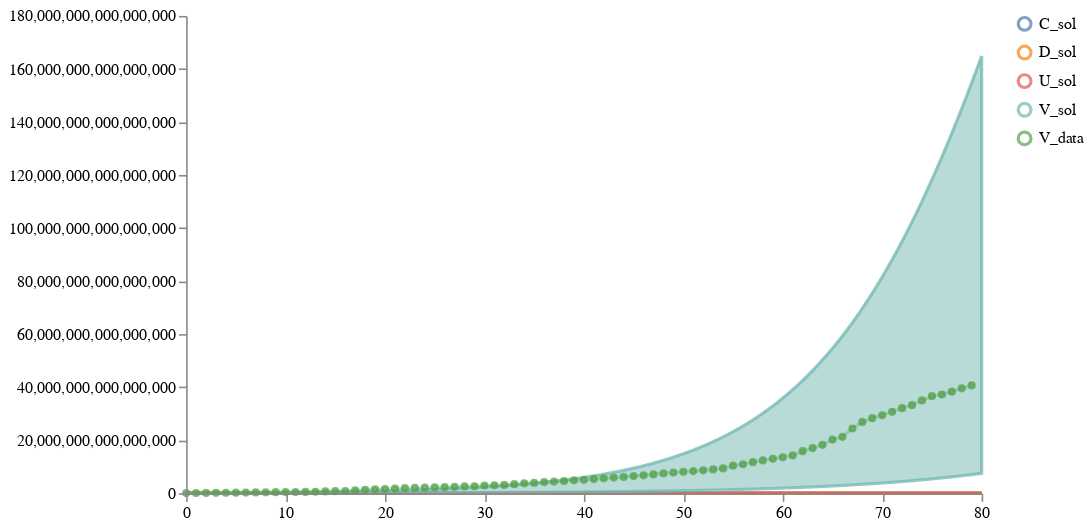

The cell this chart's notebook holds for it:
### Code cell
num_samples = 10
start_time = 0
end_time = 80 #226 # between 10/02/2020 and 01/25/2021
num_timepoints = (end_time-start_time)*10 + 1
timepoints = list(get_tspan(start_time, end_time, num_timepoints).detach().numpy())

prior_samples = load_and_sample_petri_model( SEIVCDU,
    num_samples, timepoints=timepoints, method="dopri5",
                                            visual_options={"title": "3_base", "subset":["I_sol", "E_sol", "V_sol"]}, 
                                            time_unit="days")

# Plot results
schema = plots.trajectories(pd.DataFrame(prior_samples["data"]), subset="V_sol",
                            points=ww_data_train.reset_index(drop=True).rename(columns={"V":"V_data"}))
schema = plots.pad(schema, 5)
plots.ipy_display(schema)

### Figure 1 — Vega specification as saved in the notebook (floating-point values rounded to 4 significant figures; data arrays with more than 128 entries replaced by an {"elided": "..."} marker saying what was removed)
{"$schema": "https://vega.github.io/schema/vega/v5.json", "axes": [{"name": "x_axis", "orient": "bottom", "scale": "xscale", "zindex": 100}, {"name": "y_axis", "orient": "left", "scale": "yscale", "zindex": 100}], "data": [{"name": "distributions", "values": {"elided": "3204 records"}}, {"name": "traces", "transform": [{"expr": "isValid(datum.value)", "type": "filter"}], "values": []}, {"name": "points", "values": [{"sample_id": 0, "timepoint": 0, "trajectory": "V_data", "value": 34250000000000.0}, {"sample_id": 0, "timepoint": 1, "trajectory": "V_data", "value": 74830000000000.0}, {"sample_id": 0, "timepoint": 2, "trajectory": "V_data", "value": 110800000000000.0}, {"sample_id": 0, "timepoint": 3, "trajectory": "V_data", "value": 145500000000000.0}, {"sample_id": 0, "timepoint": 4, "trajectory": "V_data", "value": 178900000000000.0}, {"sample_id": 0, "timepoint": 5, "trajectory": "V_data", "value": 212605525246655}, {"sample_id": 0, "timepoint": 6, "trajectory": "V_data", "value": 251900000000000.0}, {"sample_id": 0, "timepoint": 7, "trajectory": "V_data", "value": 297300000000000.0}, {"sample_id": 0, "timepoint": 8, "trajectory": "V_data", "value": 342400000000000.0}, {"sample_id": 0, "timepoint": 9, "trajectory": "V_data", "value": 384100000000000.0}, {"sample_id": 0, "timepoint": 10, "trajectory": "V_data", "value": 424100000000000.0}, {"sample_id": 0, "timepoint": 11, "trajectory": "V_data", "value": 461900000000000.0}, {"sample_id": 0, "timepoint": 12, "trajectory": "V_data", "value": 498300000000000.0}, {"sample_id": 0, "timepoint": 13, "trajectory": "V_data", "value": 548200000000000.0}, {"sample_id": 0, "timepoint": 14, "trajectory": "V_data", "value": 675643977072622}, {"sample_id": 0, "timepoint": 15, "trajectory": "V_data", "value": 751600000000000.0}, {"sample_id": 0, "timepoint": 16, "trajectory": "V_data", "value": 829899121500651}, {"sample_id": 0, "timepoint": 17, "trajectory": "V_data", "value": 1046000000000000.0}, {"sample_id": 0, "timepoint": 18, "trajectory": "V_data", "value": 1295875135538839}, {"sample_id": 0, "timepoint": 19, "trajectory": "V_data", "value": 1461000000000000.0}, {"sample_id": 0, "timepoint": 20, "trajectory": "V_data", "value": 1592292378295384}, {"sample_id": 0, "timepoint": 21, "trajectory": "V_data", "value": 1741000000000000.0}, {"sample_id": 0, "timepoint": 22, "trajectory": "V_data", "value": 1882566054918674}, {"sample_id": 0, "timepoint": 23, "trajectory": "V_data", "value": 1972000000000000.0}, {"sample_id": 0, "timepoint": 24, "trajectory": "V_data", "value": 2071441710342036}, {"sample_id": 0, "timepoint": 25, "trajectory": "V_data", "value": 2190000000000000.0}, {"sample_id": 0, "timepoint": 26, "trajectory": "V_data", "value": 2284263053733268}, {"sample_id": 0, "timepoint": 27, "trajectory": "V_data", "value": 2401528070828421}, {"sample_id": 0, "timepoint": 28, "trajectory": "V_data", "value": 2539043189426808}, {"sample_id": 0, "timepoint": 29, "trajectory": "V_data", "value": 2623445134633728}, {"sample_id": 0, "timepoint": 30, "trajectory": "V_data", "value": 2868773959451638}, {"sample_id": 0, "timepoint": 31, "trajectory": "V_data", "value": 2991191174214979}, {"sample_id": 0, "timepoint": 32, "trajectory": "V_data", "value": 3129000000000000.0}, {"sample_id": 0, "timepoint": 33, "trajectory": "V_data", "value": 3403912214913465}, {"sample_id": 0, "timepoint": 34, "trajectory": "V_data", "value": 3718000000000000.0}, {"sample_id": 0, "timepoint": 35, "trajectory": "V_data", "value": 3894000000000000.0}, {"sample_id": 0, "timepoint": 36, "trajectory": "V_data", "value": 4190012056978476}, {"sample_id": 0, "timepoint": 37, "trajectory": "V_data", "value": 4379000000000000.0}, {"sample_id": 0, "timepoint": 38, "trajectory": "V_data", "value": 4584996690364133}, {"sample_id": 0, "timepoint": 39, "trajectory": "V_data", "value": 4842715961786298}, {"sample_id": 0, "timepoint": 40, "trajectory": "V_data", "value": 5057017833310725}, {"sample_id": 0, "timepoint": 41, "trajectory": "V_data", "value": 5334255093252734}, {"sample_id": 0, "timepoint": 42, "trajectory": "V_data", "value": 5613459509330455}, {"sample_id": 0, "timepoint": 43, "trajectory": "V_data", "value": 5900675119579128}, {"sample_id": 0, "timepoint": 44, "trajectory": "V_data", "value": 6137835221456338}, {"sample_id": 0, "timepoint": 45, "trajectory": "V_data", "value": 6455786439569586}, {"sample_id": 0, "timepoint": 46, "trajectory": "V_data", "value": 6737865202057693}, {"sample_id": 0, "timepoint": 47, "trajectory": "V_data", "value": 7082040828667748}, {"sample_id": 0, "timepoint": 48, "trajectory": "V_data", "value": 7473588619526592}, {"sample_id": 0, "timepoint": 49, "trajectory": "V_data", "value": 7802169943421971}, {"sample_id": 0, "timepoint": 50, "trajectory": "V_data", "value": 8064264769284555}, {"sample_id": 0, "timepoint": 51, "trajectory": "V_data", "value": 8350528001810362}, {"sample_id": 0, "timepoint": 52, "trajectory": "V_data", "value": 8620926151000598}, {"sample_id": 0, "timepoint": 53, "trajectory": "V_data", "value": 8967823176668702}, {"sample_id": 0, "timepoint": 54, "trajectory": "V_data", "value": 9347385175287846}, {"sample_id": 0, "timepoint": 55, "trajectory": "V_data", "value": 10400775744728212}, {"sample_id": 0, "timepoint": 56, "trajectory": "V_data", "value": 10924150605249734}, {"sample_id": 0, "timepoint": 57, "trajectory": "V_data", "value": 11705167142508414}, {"sample_id": 0, "timepoint": 58, "trajectory": "V_data", "value": 12359300512467032}, {"sample_id": 0, "timepoint": 59, "trajectory": "V_data", "value": 12986780639190464}, {"sample_id": 0, "timepoint": 60, "trajectory": "V_data", "value": 13550907207646232}, {"sample_id": 0, "timepoint": 61, "trajectory": "V_data", "value": 14248041314600788}, {"sample_id": 0, "timepoint": 62, "trajectory": "V_data", "value": 15848276614633882}, {"sample_id": 0, "timepoint": 63, "trajectory": "V_data", "value": 17038987764329418}, {"sample_id": 0, "timepoint": 64, "trajectory": "V_data", "value": 18260590802877810}, {"sample_id": 0, "timepoint": 65, "trajectory": "V_data", "value": 20209504393071680}, {"sample_id": 0, "timepoint": 66, "trajectory": "V_data", "value": 21264574070527824}, {"sample_id": 0, "timepoint": 67, "trajectory": "V_data", "value": 24405223143174390}, {"sample_id": 0, "timepoint": 68, "trajectory": "V_data", "value": 26892652544175644}, {"sample_id": 0, "timepoint": 69, "trajectory": "V_data", "value": 28282864516791200}, {"sample_id": 0, "timepoint": 70, "trajectory": "V_data", "value": 29394041033392708}, {"sample_id": 0, "timepoint": 71, "trajectory": "V_data", "value": 30685003617018490}, {"sample_id": 0, "timepoint": 72, "trajectory": "V_data", "value": 32085327926567616}, {"sample_id": 0, "timepoint": 73, "trajectory": "V_data", "value": 33217196172771584}, {"sample_id": 0, "timepoint": 74, "trajectory": "V_data", "value": 34991952115553804}, {"sample_id": 0, "timepoint": 75, "trajectory": "V_data", "value": 36597766934503620}, {"sample_id": 0, "timepoint": 76, "trajectory": "V_data", "value": 37222723829582630}, {"sample_id": 0, "timepoint": 77, "trajectory": "V_data", "value": 38307418298165540}, {"sample_id": 0, "timepoint": 78, "trajectory": "V_data", "value": 39548322728633350}, {"sample_id": 0, "timepoint": 79, "trajectory": "V_data", "value": 40640493939989390}]}, {"name": "markers", "values": []}, {"name": "selected", "on": [{"remove": true, "trigger": "clear"}, {"remove": true, "trigger": "!shift"}, {"insert": "clicked", "trigger": "!shift && clicked"}, {"toggle": "clicked", "trigger": "shift && clicked"}]}], "height": 300, "legends": [{"encode": {"labels": {"interactive": true, "name": "legendLabel", "update": {"opacity": [{"test": "!length(data('selected')) || indata('selected', 'value', datum.value)", "value": 1}, {"value": 0.25}]}}, "symbols": {"interactive": true, "name": "legendSymbol", "update": {"fill": {"value": "transparent"}, "opacity": [{"test": "!length(data('selected')) || indata('selected', 'value', datum.value)", "value": 0.7}, {"value": 0.15}], "size": {"value": 64}, "strokeWidth": {"value": 2}}}}, "name": "color_legend", "stroke": "color"}], "marks": [{"from": {"facet": {"data": "points", "groupby": "trajectory", "name": "points_split"}}, "marks": [{"encode": {"hover": {"fillOpacity": {"value": 0.9}}, "update": {"fill": {"field": "trajectory", "scale": "color"}, "fillOpacity": [{"test": "!length(data('selected')) || indata('selected', 'value', datum.trajectory)", "value": 0.5}, {"value": 0.15}], "size": {"value": 10}, "stroke": {"field": "trajectory", "scale": "color"}, "strokeOpacity": [{"test": "!length(data('selected')) || indata('selected', 'value', datum.trajectory)", "value": 0.75}, {"value": 0.15}], "strokeWidth": {"value": 2}, "tooltip": {"field": "value"}, "x": {"field": "timepoint", "scale": "xscale"}, "y": {"field": "value", "scale": "yscale"}}}, "from": {"data": "points"}, "name": "_points_symbol", "type": "symbol", "zindex": 3}, {"encode": {"hover": {"fillOpacity": {"value": 0.9}}, "update": {"interpolate": {"value": "linear"}, "stroke": {"field": "trajectory", "scale": "color"}, "strokeOpacity": [{"test": "!length(data('selected')) || indata('selected', 'value', datum.trajectory)", "value": 0.3}, {"value": 0.1}], "strokeWidth": {"value": 2}, "x": {"field": "timepoint", "scale": "xscale"}, "y": {"field": "value", "scale": "yscale"}}}, "from": {"data": "points"}, "name": "_points_line", "type": "line", "zindex": 3}], "name": "_points", "type": "group", "zindex": 3}, {"from": {"facet": {"data": "traces", "groupby": "trajectory", "name": "traces_split"}}, "marks": [{"encode": {"hover": {"fillOpacity": {"value": 0.9}}, "update": {"interpolate": {"value": "linear"}, "stroke": {"field": "trajectory", "scale": "color"}, "strokeOpacity": [{"test": "!length(data('selected')) || indata('selected', 'value', datum.trajectory)", "value": 0.75}, {"value": 0.15}], "strokeWidth": {"value": 2}, "x": {"field": "timepoint", "scale": "xscale"}, "y": {"field": "value", "scale": "yscale"}}}, "from": {"data": "traces_split"}, "name": "_traces_lines", "type": "line"}], "name": "_traces", "type": "group", "zindex": 2}, {"from": {"facet": {"data": "distributions", "groupby": "trajectory", "name": "trajectory_split"}}, "marks": [{"encode": {"hover": {"fillOpacity": {"value": 0.9}}, "update": {"fill": {"field": "trajectory", "scale": "color"}, "fillOpacity": [{"test": "!length(data('selected')) || indata('selected', 'value', datum.trajectory)", "value": 0.5}, {"value": 0.15}], "interpolate": {"value": "linear"}, "stroke": {"field": "trajectory", "scale": "color"}, "strokeOpacity": [{"test": "!length(data('selected')) || indata('selected', 'value', datum.trajectory)", "value": 0.75}, {"value": 0.15}], "strokeWidth": {"value": 2}, "x": {"field": "timepoint", "scale": "xscale"}, "y": {"field": "upper", "scale": "yscale"}, "y2": {"field": "lower", "scale": "yscale"}}}, "from": {"data": "trajectory_split"}, "type": "area"}], "name": "_distributions", "type": "group", "zindex": 1}, {"marks": [{"encode": {"enter": {"stroke": {"value": "lightgray"}}, "update": {"opacity": {"value": 1}, "x": {"field": "timepoint", "scale": "xscale"}, "y": {"signal": "height"}, "y2": {"value": 0}}}, "from": {"data": "markers"}, "name": "_marker text", "type": "rule"}, {"encode": {"enter": {"fontSize": {"value": 8}, "text": {"field": "datum.label"}, "y": {"value": 0}}}, "from": {"data": "_marker text"}, "name": "_marker flags", "transform": [{"as": ["x", "_y", "opacity", "align", "baseline"], "lineAnchor": "start", "offset": [1], "size": {"signal": "[width, height]"}, "type": "label"}], "type": "text"}], "name": "_markers", "type": "group"}], "padding": 5, "scales": [{"domain": {"fields": [{"data": "distributions", "field": "timepoint"}, {"data": "traces", "field": "timepoint"}, {"data": "points", "field": "timepoint"}, {"data": "markers", "field": "timepoint"}]}, "name": "xscale", "range": "width", "type": "linear", "zero": false}, {"domain": {"fields": [{"data": "distributions", "field": "lower"}, {"data": "distributions", "field": "upper"}, {"data": "traces", "field": "value"}, {"data": "points", "field": "value"}]}, "name": "yscale", "nice": true, "range": "height", "type": "linear", "zero": true}, {"domain": {"fields": [{"data": "distributions", "field": "trajectory"}, {"data": "traces", "field": "trajectory"}, {"data": "points", "field": "trajectory"}]}, "name": "color", "range": "category", "type": "ordinal"}], "signals": [{"name": "clear", "on": [{"events": "mouseup[!event.item]", "force": true, "update": "true"}], "value": true}, {"name": "shift", "on": [{"events": "@legendSymbol:click, @legendLabel:click", "force": true, "update": "event.shiftKey"}], "value": false}, {"name": "clicked", "on": [{"events": "@legendSymbol:click, @legendLabel:click", "force": true, "update": "{value: datum.value}"}], "value": null}], "width": 500}
